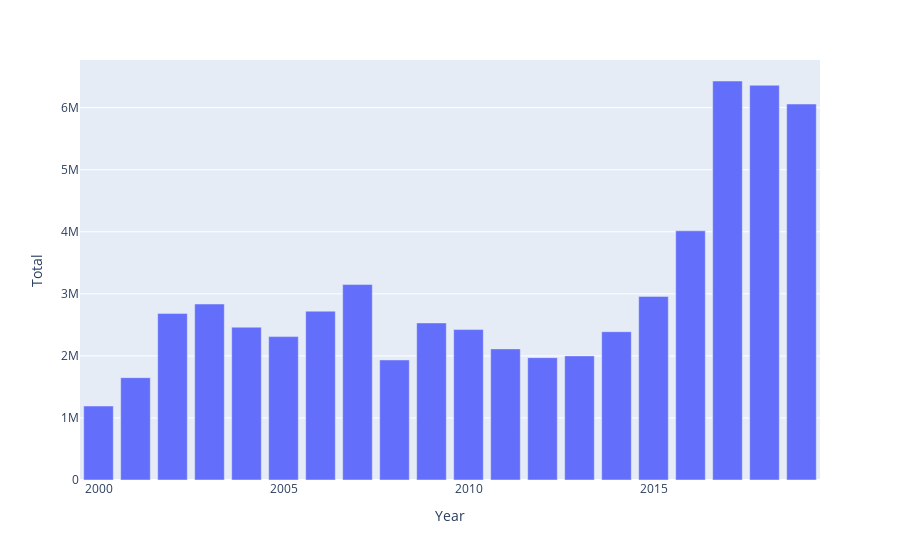

Notebook cell for this chart:
### Markdown cell above
### Despite the amount of woodlands that are being prescribed burned as a preventitive method, and the amount of money/resources being used by government agencies into suppression, something is causing the increase in frequency of powerful, damaging wildfires that is destryoing more acres than ever recorded, despite our costly efforts. 
#### Here are the amount of prescribed burned acres in the US

### Code cell
px.bar(pres_acres, x='Year', y='Total')

### Figure 1 — Plotly figure (JSON) as saved in the notebook; plotly's stock layout.template omitted (floating-point values rounded to 4 significant figures)
{"data": [{"alignmentgroup": "True", "hovertemplate": "Year=%{x}<br>Total=%{y}<extra></extra>", "legendgroup": "", "marker": {"color": "#636efa", "pattern": {"shape": ""}}, "name": "", "offsetgroup": "", "orientation": "v", "showlegend": false, "textposition": "auto", "type": "bar", "x": [2019, 2018, 2017, 2016, 2015, 2014, 2013, 2012, 2011, 2010, 2009, 2008, 2007, 2006, 2005, 2004, 2003, 2002, 2001, 2000], "xaxis": "x", "y": [6058508, 6360975, 6429229, 4015511, 2958260, 2389798, 2000040, 1971834, 2112811, 2423862, 2531113, 1935001, 3149067, 2720545, 2310346, 2462286, 2836013, 2684806, 1649249, 1192220], "yaxis": "y"}], "layout": {"barmode": "relative", "legend": {"tracegroupgap": 0}, "margin": {"t": 60}, "xaxis": {"anchor": "y", "domain": [0, 1], "title": {"text": "Year"}}, "yaxis": {"anchor": "x", "domain": [0, 1], "title": {"text": "Total"}}}}
